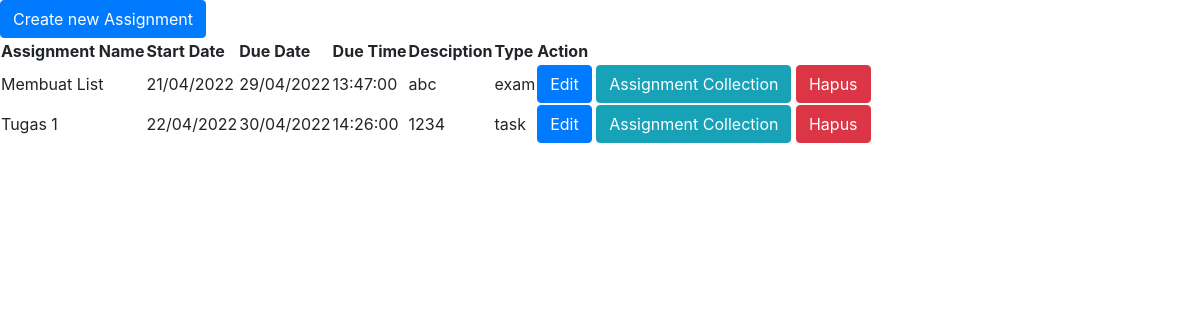
The app's page /Role/Mentor/assignment.php?subject_id=3 (signed in) with its own data.
### tables this page shows
CREATE TABLE `assignments` (
  `assignment_id` int(10) UNSIGNED NOT NULL,
  `assignment_name` varchar(100) NOT NULL,
  `assignment_start_date` datetime NOT NULL,
  `assignment_end_date` datetime NOT NULL,
  `assignment_desc` text NOT NULL,
  `assignment_type` enum('exam','task','','') NOT NULL,
  `subject_id` int(10) UNSIGNED NOT NULL,
  `mentor_id` int(10) UNSIGNED NOT NULL
);

### Model/DbConnect.php (called while the page is built)
<?php
class DbConnect
{
    private $host = "localhost";
    private $user = "root";
    private $pass = "";
    private $dbName = "incareer2";
    public function connect()
    {
        try {
            $conn = new PDO('mysql:host=' . $this->host . '; dbname=' . $this->dbName, $this->user, $this->pass);
            $conn->setAttribute(PDO::ATTR_ERRMODE, PDO::ERRMODE_EXCEPTION);
            return $conn;
        } catch (PDOException $e) {
            echo "Database Error: " . $e->getMessage();
        }
    }
}

### Model/Assignments.php (called while the page is built, shortened)
<?php
class Assignments
{
    private $dbConn;
    public function __construct()
    {
        require_once("DbConnect.php");
        $db = new DbConnect;
        $this->dbConn = $db->connect();
    }
    public function getAssignmentById($id)
    {
        $stmt = $this->dbConn->prepare("SELECT * FROM assignments WHERE assignment_id = :id");
        $stmt->bindParam(":id", $id);
        try {
            if ($stmt->execute()) {
                $assigmentData = $stmt->fetch(PDO::FETCH_ASSOC);
            }
        } catch (Exception $e) {
            return $e->getMessage();
        }
        return $assigmentData;
    }
    public function getAssignmentBySubjectId($id)
    {
        $stmt = $this->dbConn->prepare(
            "SELECT * FROM assignments WHERE subject_id = :sid"
        );
        $stmt->bindParam(":sid", $id);
        try {
            if ($stmt->execute()) {
                $assigments = $stmt->fetchAll(PDO::FETCH_ASSOC);
            }
        } catch (Exception $e) {
            return $e->getMessage();
        }
        return $assigments;
    }
}

### Role/Mentor/assignment.php (the view, shortened to what this page needs)
<?php
require "../../Model/Assignments.php";
$objAssignment = new Assignments;
$allAssignments = $objAssignment->getAssignmentBySubjectId($_GET['subject_id']);
?>
<!DOCTYPE html>
<html lang="en">
<head>
    <link rel="stylesheet" href="https://cdn.jsdelivr.net/npm/bootstrap@4.4.1/dist/css/bootstrap.min.css">
</head>
<body>
    <a class="btn btn-primary" href="./create_assignment.php?subject_id=<?= $_GET['subject_id']; ?>">Create new Assignment</a>
    <table>
        <thead>
            <tr>
                <th>Assignment Name</th>
                <th>Start Date</th>
                <th>Due Date</th>
                <th>Due Time</th>
                <th>Desciption</th>
                <th>Type</th>
                <th>Action</th>
            </tr>
        </thead>
        <tbody>
            <?php foreach ($allAssignments as $row => $assignment) : ?>
                <?php
                $arrStartDate = explode(" ", $assignment['assignment_start_date']);
                $arrEndDate = explode(" ", $assignment['assignment_end_date']);
                $startDate = date("d/m/Y", strtotime($arrStartDate[0]));
                $dueDate = date("d/m/Y", strtotime($arrEndDate[0]));
                $dueTime = $arrEndDate[1];
                ?>
                <tr>
                    <td><?= $assignment['assignment_name'] ?></td>
                    <td><?= $startDate; ?></td>
                    <td><?= $dueDate; ?></td>
                    <td><?= $dueTime; ?></td>
                    <td><?= $assignment['assignment_desc'] ?></td>
                    <td><?= $assignment['assignment_type']; ?></td>
                    <td>
                        <button type="button" class="btn btn-primary" data-toggle="modal" data-target="#exampleModal<?= $assignment['assignment_id']; ?>">Edit</button>
                        <a class="btn btn-info" href="assignment_collection.php?assignment_id=<?= $assignment['assignment_id'] . "&subject_id=" . $_GET['subject_id']; ?>">Assignment Collection</a>
                                            <?php
                                            $assigments = $objAssignment->getAssignmentById($assignment['assignment_id']);
                                            ?>
                        <a class="btn btn-danger" href="assignment.php?subject_id=<?= $_GET['subject_id']; ?>&act=delete&assign_id=<?= $assignment['assignment_id']; ?>" onclick="return confirm('Hapus assignment?');">Hapus</a>
                    </td>
                </tr>
            <?php endforeach ?>
        </tbody>
    </table>
</body>
</html>

### records on screen
assignments: assignment_name "Membuat List", assignment_start_date "21/04/2022", assignment_end_date "29/04/2022", assignment_end_date "13:47:00", assignment_desc "abc", assignment_type "exam"
assignments: assignment_name "Tugas 1", assignment_start_date "22/04/2022", assignment_end_date "30/04/2022", assignment_end_date "14:26:00", assignment_desc "1234", assignment_type "task"
